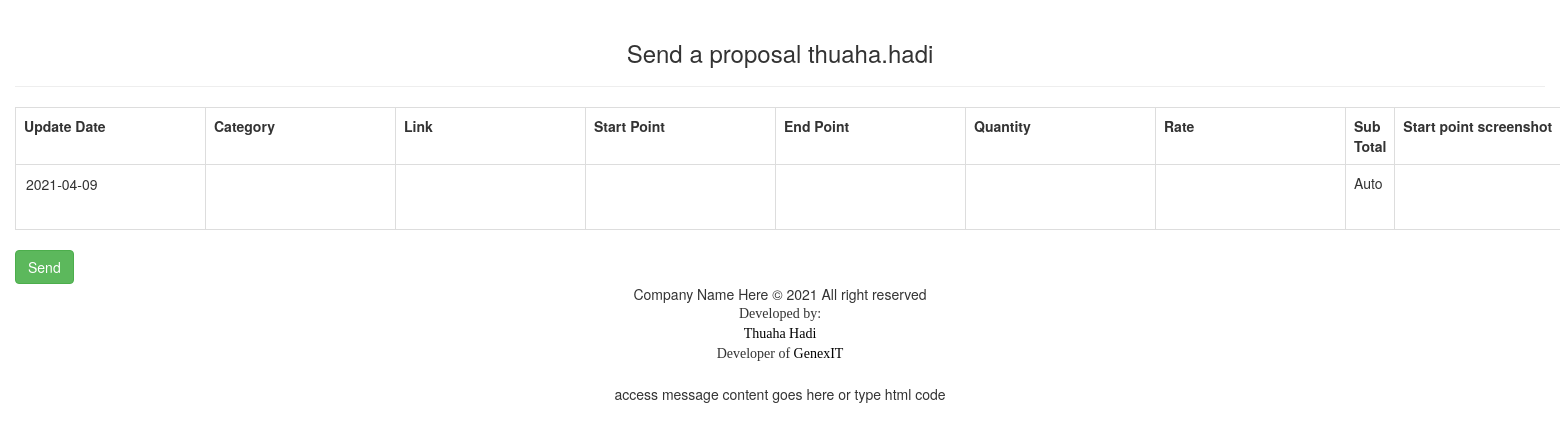
/post_job.php?id=3 (signed in), run on the app's committed database.
### tables this page shows
CREATE TABLE IF NOT EXISTS `member` (
  `id` int(11) NOT NULL AUTO_INCREMENT,
  `user` varchar(50) NOT NULL,
  `password` varchar(50) NOT NULL,
  `date` varchar(30) NOT NULL,
  `address` varchar(100) NOT NULL,
  `mobile` varchar(20) NOT NULL,
  `position` varchar(25) NOT NULL,
  `seen` varchar(50) NOT NULL,
  PRIMARY KEY (`id`)
);

CREATE TABLE IF NOT EXISTS `footer` (
  `id` int(11) NOT NULL AUTO_INCREMENT,
  `company` varchar(50) NOT NULL,
  `allright` varchar(100) NOT NULL,
  `contact` varchar(500) NOT NULL,
  `access` varchar(500) NOT NULL,
  PRIMARY KEY (`id`)
);

### post_job.php (the view, shortened to what this page needs)
<!doctype html>
<html>
<head>
<link rel="stylesheet" href="https://maxcdn.bootstrapcdn.com/bootstrap/3.3.7/css/bootstrap.min.css"/>
<link rel="stylesheet" href="https://cdnjs.cloudflare.com/ajax/libs/jqueryui/1.12.1/jquery-ui.css"/>
</head>
<body>
<br/>
<div class="container-fluid">
<div align="center"><h3>Send a proposal <?php include('config/config.php');
			   $members=$_GET['id'];
			   $result = mysql_query("SELECT * FROM member where id='$members'");
								while($row = mysql_fetch_array($result))
								  {
									  echo $row['user'];
								  }?></h3></div><hr/>
<table class="table table-bordered">
<tr>
<th width="8%">Update  Date</th>
<th width="16%">Category</th>
<th width="16%">Link</th>
<th width="4%">Start Point</th>
<th width="4%">End Point</th>
<th width="4%">Quantity</th>
<th width="4%">Rate</th>
<th width="4%">Sub Total</th>
<th width="4%">Start point screenshot</th>
</tr>
<tr>
<form enctype="multipart/form-data" method="post" action="post_job_access.php">
<td><input type="text" class="inp" value="<?php echo '20'.$current=date("y-m-d"); ?>" name="date" id="From"></td>
<td><input type="text" class="inp" name="category"></td>
<td><input type="text" class="inp" name="link"></td>
<td><input type="text" class="inp" name="start_point"></td>
<td><input type="text" class="inp" name="end_point"></td>
<td><input type="text" class="inp" name="quantity"></td>
<td><input type="text" class="inp" name="rate" value=""></td>
<td>Auto</td>
<td><input type="text" class="inp" name="start_point_screenshot"></td>
</tr>
</table>
<button class="btn btn-success"/>Send</button>
</div>
<?php
			   $result = mysql_query("SELECT * FROM footer ORDER BY id DESC");
								while($row = mysql_fetch_array($result))
								  { ?>
                                  <div align="center">
<?php echo $row['company'];?> &copy; 20<?php $current=date("y"); echo"$current";?> <?php echo $row['allright'];?>
<div align="center" style="font-family:Comic Sans MS">Developed by:<br>
<a href="http://genexit.net/about-us/" target="_blank"><font color="#000000">Thuaha Hadi</font></a><br/>
Developer of <a href="http://genexit.net/" target="_blank"><font color="#000000">GenexIT</font></a>
</div>
<br/>
<?php echo $row['access'];?>
</div>
<?php
								  }
?>
</body>
</html>

### post_job.php (style rules this page uses)
.inp { border:none }

### data on the page
member: user "thuaha.hadi"
footer: company "Company Name Here", allright "All right reserved", access "access message content goes here or type html code"
